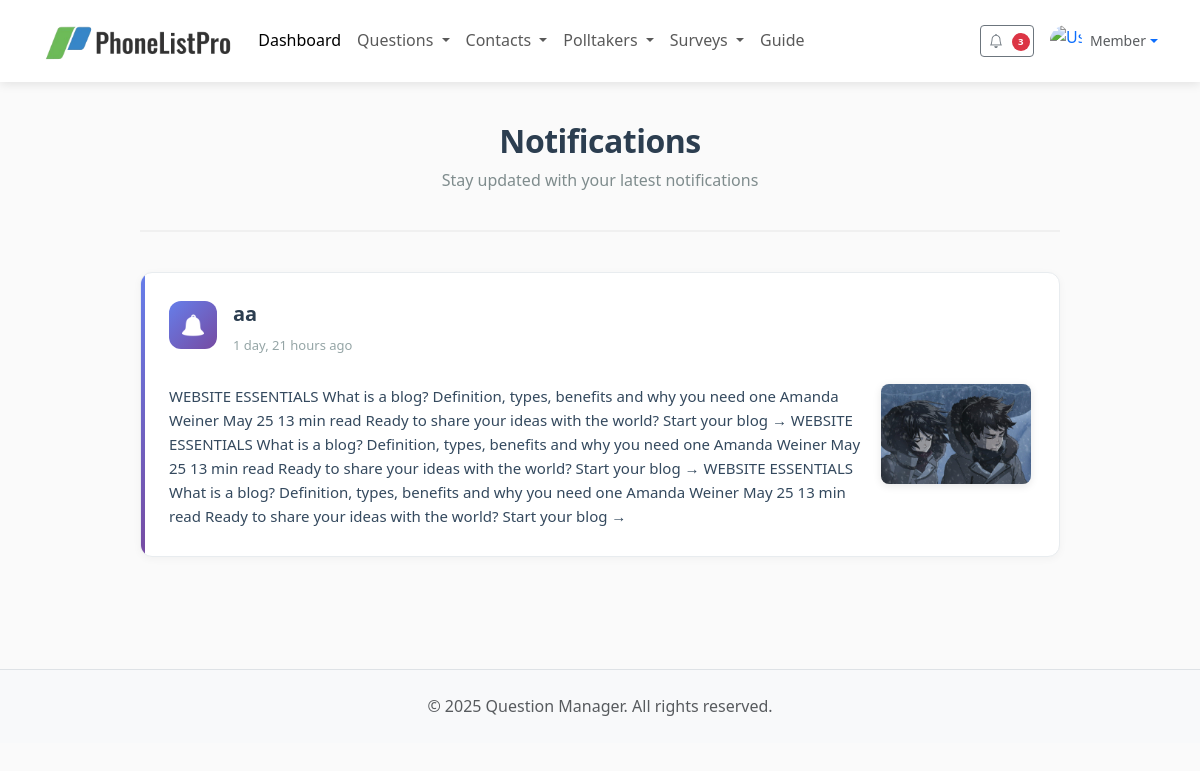
The app's page /plpapp/notifications/ with its own data.
### plpapp/models.py (models this page shows, shortened)
class AppNotifications(models.Model):
    title = models.CharField(max_length=200)
    description = models.TextField()
    image = models.ImageField(upload_to='notifications/', blank=True, null=True)
    created_at = models.DateTimeField(auto_now_add=True)

### plpapp/views.py (the view)
# urls.py: path('notifications/', views.notifications_view, name='notifications'),
def notifications_view(request):
    notifications = AppNotifications.objects.all().order_by('-created_at')  # Latest first
    return render(request, 'mainapp/notifications.html', {'notifications': notifications})

### template/mainapp/notifications.html (shortened to what this page needs)
{% extends "base.html" %}
{% load static %}
{% block content %}
    <div class="notifications-container">
        <div class="page-header">
            <h1 class="page-title">Notifications</h1>
            <p class="page-subtitle">Stay updated with your latest notifications</p>
        </div>
        {% for notif in notifications %}
            <div class="notification">
                <div class="notification-header">
                    <div class="notification-icon"></div>
                    <div class="notification-content">
                        <h2 class="notification-title">{{ notif.title }}</h2>
                        <div class="notification-meta">
                            {% if notif.created_at %}
                                {{ notif.created_at|timesince }} ago
                            {% else %}
                                Just now
                            {% endif %}
                        </div>
                    </div>
                </div>
                <div class="notification-body">
                    <div class="notification-text">
                        <div class="notification-desc">
                            {{ notif.description }}
                        </div>
                    </div>
                    {% if notif.image %}
                        <div class="notification-image">
                            <img src="{{ notif.image.url }}" alt="Notification Image" onclick="openModal(this.src)">
                        </div>
                    {% endif %}
                </div>
            </div>
        {% empty %}
            <div class="empty-state">
                <div class="empty-icon">📭</div>
                <h3 class="empty-title">No notifications yet</h3>
                <p class="empty-desc">When you have new notifications, they'll appear here. Check back later!</p>
            </div>
        {% endfor %}
    </div>
{% endblock content %}

### template/mainapp/notifications.html (style rules this page uses)
body { font-family: 'Segoe UI', Tahoma, Geneva, Verdana, sans-serif; background-color: #fafafa; margin: 0; padding: 0; line-height: 1.6; }
.notifications-container { width: 80%; max-width: 1200px; margin: 0 auto; padding: 40px 20px; }
.page-header { text-align: center; margin-bottom: 40px; padding-bottom: 20px; border-bottom: 2px solid #f0f0f0; }
.page-title { font-size: 32px; font-weight: 600; color: #2c3e50; margin: 0; letter-spacing: -0.5px; }
.page-subtitle { font-size: 16px; color: #7f8c8d; margin-top: 8px; font-weight: 400; }
.notification { background: #ffffff; border: 1px solid #e8ecef; border-radius: 12px; margin-bottom: 24px; padding: 28px; box-shadow: 0 2px 8px rgba(0, 0, 0, 0.04); transition: all 0.3s ease; position: relative; overflow: hidden; }
.notification::before { content: ''; position: absolute; left: 0; top: 0; width: 4px; height: 100%; background: linear-gradient(135deg, #667eea 0%, #764ba2 100%); }
.notification-header { display: flex; align-items: flex-start; margin-bottom: 16px; }
.notification-icon { width: 48px; height: 48px; background: linear-gradient(135deg, #667eea 0%, #764ba2 100%); border-radius: 12px; display: flex; align-items: center; justify-content: center; margin-right: 16px; flex-shrink: 0; }
.notification-icon::after { content: '🔔'; font-size: 20px; filter: grayscale(100%) brightness(0) invert(1); }
.notification-content { flex: 1; }
.notification-title { font-size: 20px; font-weight: 600; color: #2c3e50; margin: 0 0 8px 0; line-height: 1.3; }
.notification-meta { font-size: 13px; color: #95a5a6; margin-bottom: 12px; }
.notification-body { display: flex; align-items: flex-start; gap: 20px; }
.notification-text { flex: 1; }
.notification-desc { font-size: 15px; color: #34495e; line-height: 1.6; margin: 0; }
.notification-image { flex-shrink: 0; width: 150px; height: 100px; border-radius: 8px; overflow: hidden; box-shadow: 0 2px 8px rgba(0, 0, 0, 0.1); }
.notification-image img { width: 100%; height: 100%; object-fit: cover; display: block; transition: transform 0.3s ease; cursor: pointer; }

### records on screen
AppNotifications: title "aa", created_at "1 day, 21 hours", description "WEBSITE ESSENTIALS What is a blog? Definition, types, benefits and why you need one Amanda Weiner May 25 13 min read Ready to share your ideas with the world? Start your blog → WEBSITE ESSENTIALS What is a blog? Definition, types, benefits and why you need one Amanda Weiner May 25 13 min read Ready to share your ideas with the world? Start your blog → WEBSITE ESSENTIALS What is a blog? Definition, types, benefits and why you need one Amanda Weiner May 25 13 min read Ready to share your ideas with the world? Start your blog →", image (picture)
